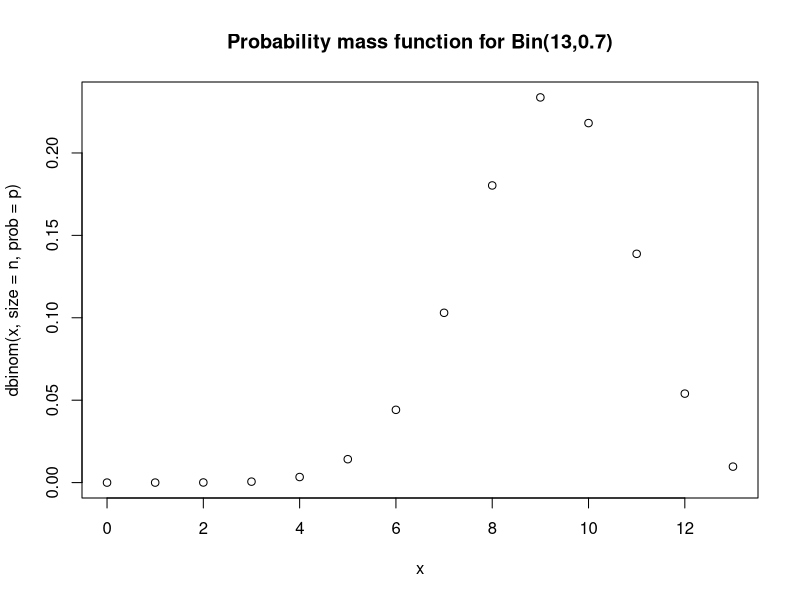
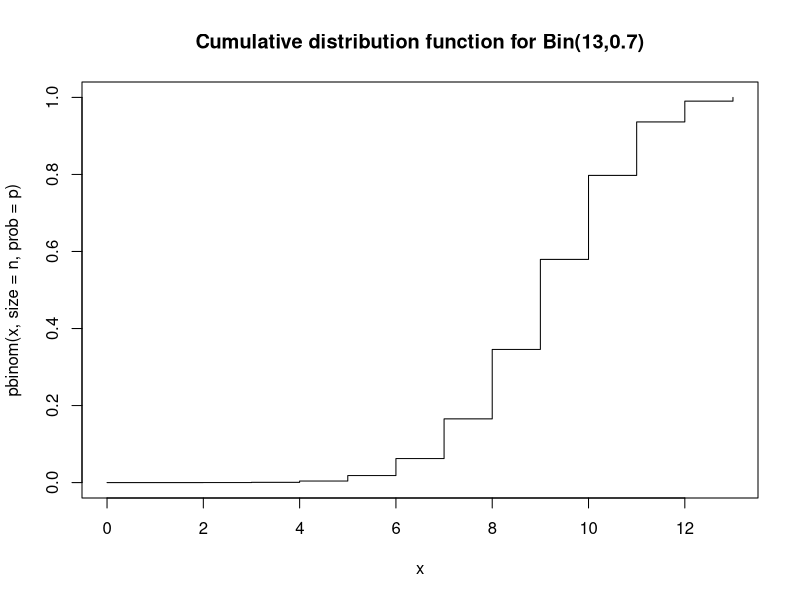
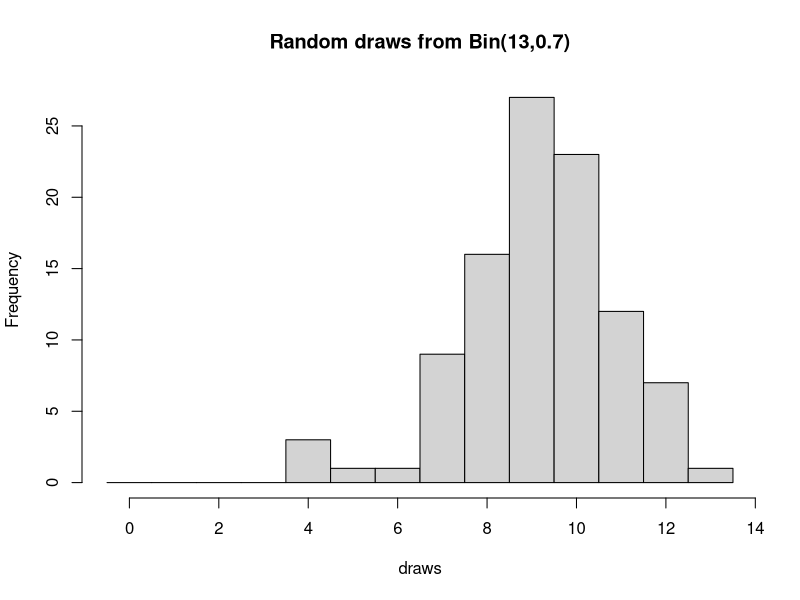
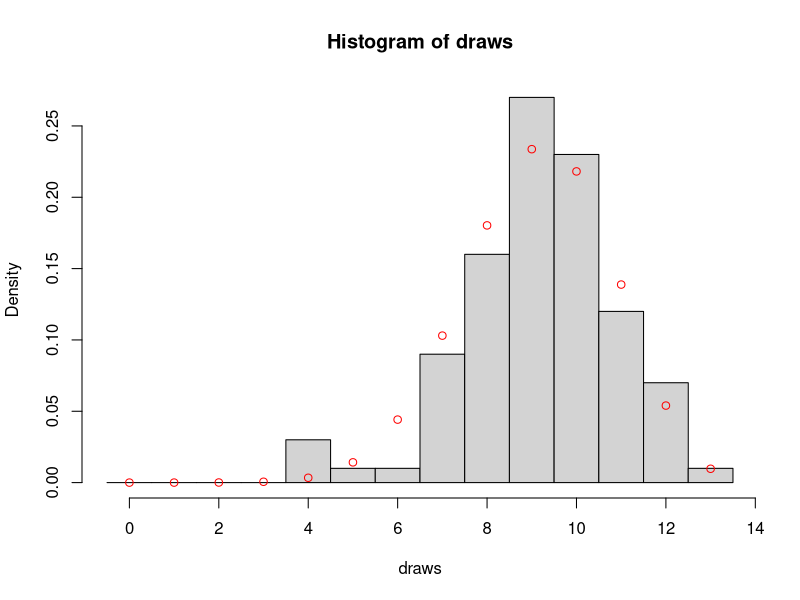
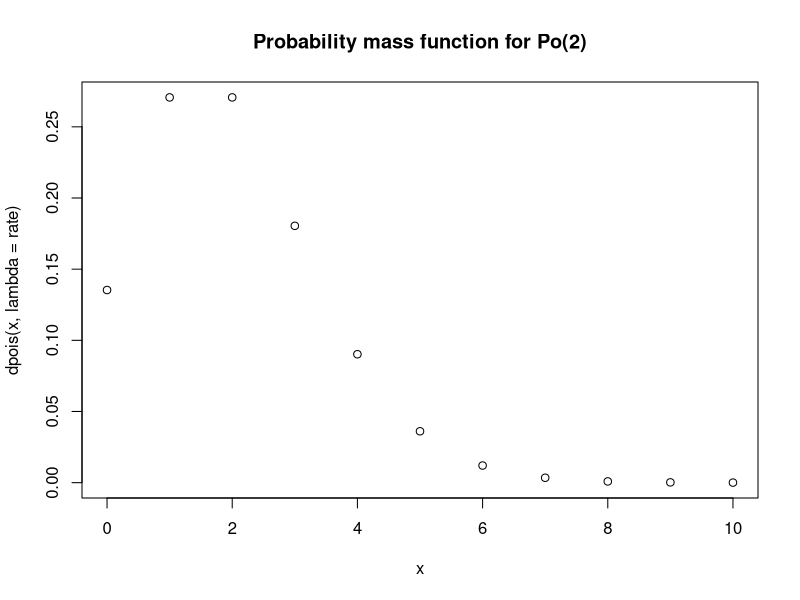
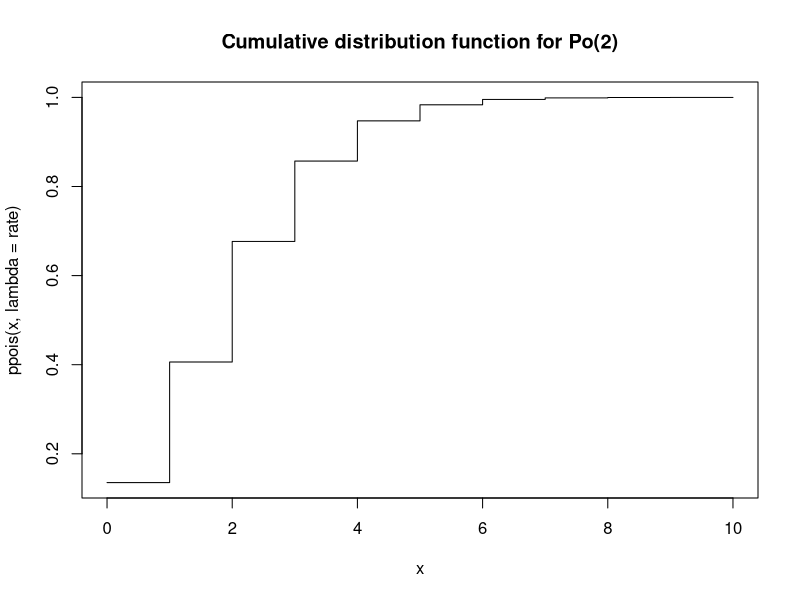
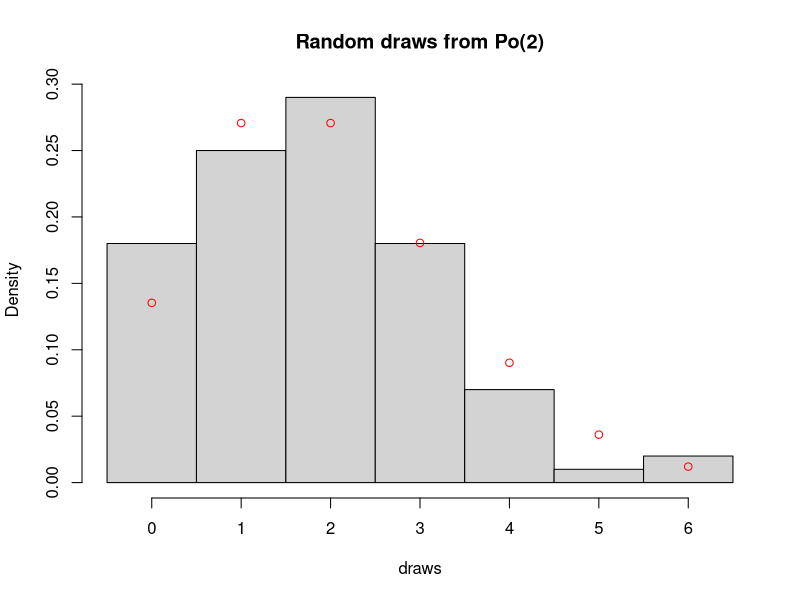

Recreate these plots in R, in order.
# Author: Jarad Niemi
# Date:   2024-09-05
# Purpose: Introduce the binomial and Poisson distributions in R including
#          the use of probability mass functions, cumulative distribution 
#          functions, and random variable generation.
#-------------------------------------------------------------------------------


n <- 13
p <- 0.7
dbinom(6, size = n, prob = p)

x <- 0:n
plot(x, dbinom(x, size = n, prob = p), 
     main = "Probability mass function for Bin(13,0.7)")

pbinom(9, size = n, prob = p)

plot(x, pbinom(x, size = n, prob = p), 
     type="s", 
     main = "Cumulative distribution function for Bin(13,0.7)")

draws <- rbinom(100, size = n, prob = p) # draw 100
brks  <- (0:(n+1)) - 0.5
hist(draws, breaks = brks, 
     main = "Random draws from Bin(13,0.7)") 

hist(draws, breaks = brks, probability = TRUE)
points(x, dbinom(x, size = n, prob = p), col="red")



rate <- 2
x <- 0:10 # with no upper limit we need to decide on an upper limit

plot(x, dpois(x, lambda = rate), 
     main = "Probability mass function for Po(2)") 

plot(x, ppois(x, lambda = rate), 
     type="s", 
     main = "Cumulative distribution function for Po(2)")

draws <- rpois(100, lambda = rate)

hist(draws, 
     breaks = (0:(max(draws)+1)) - 0.5, 
     probability = TRUE, 
     main = "Random draws from Po(2)")

points(x, dpois(x, lambda = rate), col="red")
